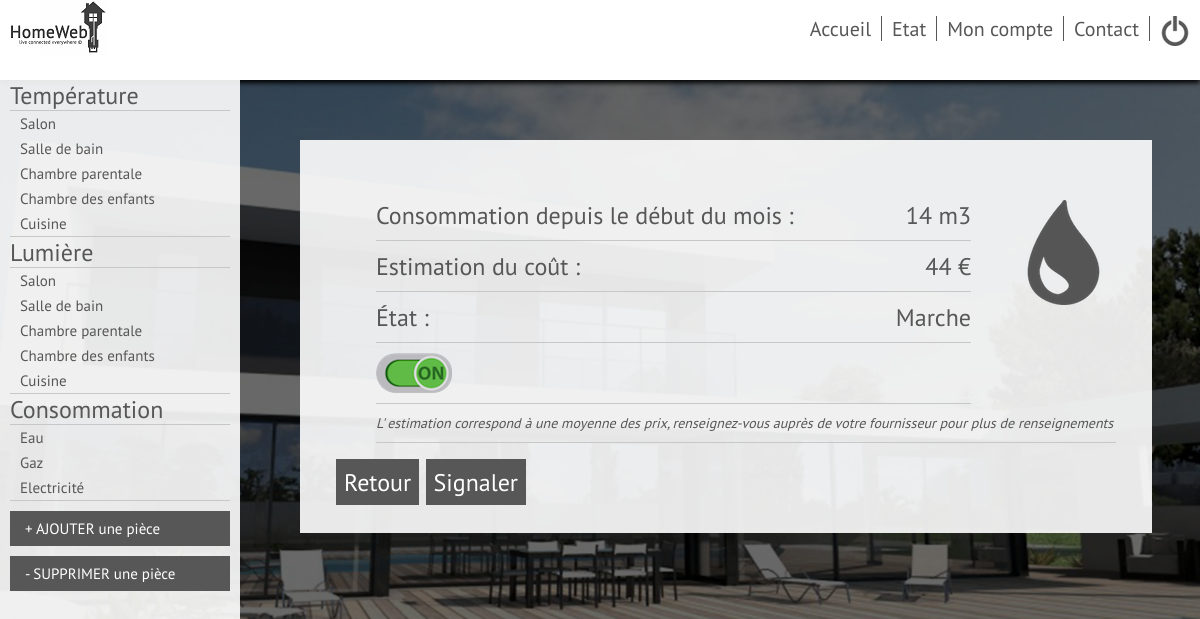
Screenshot of /Vues/eau.php with the database file from the repository.
### tables this page shows
CREATE TABLE `Pieces` (
  `id` int(11) NOT NULL,
  `id_Utilisateur` int(11) NOT NULL,
  `Nom` varchar(255) NOT NULL,
  `presence_temp` int(11) NOT NULL,
  `presence_lum` int(11) NOT NULL,
  `temperature` int(11) NOT NULL,
  `lumiere` int(11) NOT NULL
);

CREATE TABLE `eau` (
  `id` int(11) NOT NULL,
  `etat` int(11) NOT NULL,
  `consomation` int(11) NOT NULL
);

### Controleur/fonctions.php (the view, shortened to what this page needs)
<?php
function Conso_Eau($id,$db)
{
    $conso = -1;
    $reponse = $db->prepare('SELECT consomation FROM eau WHERE id= ?');
    $reponse->execute(array($id));
    while ($donnees = $reponse->fetch())
    {
	   $conso = $donnees['consomation'];
    }
    return $conso;
}
function Estim_Eau($id,$db)
{
    $estim = ceil((Conso_Eau($id,$db))*(3.1));
    return $estim;
}
function cascade_temp($id,$db)
{
    $reponse = $db->prepare('SELECT Nom FROM Pieces WHERE id_Utilisateur = ? AND presence_temp = 1');
    $reponse->execute(array($id));
    echo "<ul>";
    while ($donnees = $reponse->fetch())
    {
        $nom_piece = $donnees['Nom'];
        echo ("<li><a href=\"temperature.php\">" . $nom_piece . "</a></li>") ;
    }
    echo "</ul>";
}
function cascade_lum($id,$db)
{
    $reponse = $db->prepare('SELECT Nom FROM Pieces WHERE id_Utilisateur = ? AND presence_lum = 1');
    $reponse->execute(array($id));
    echo "<ul>";
    while ($donnees = $reponse->fetch())
    {
        $nom_piece = $donnees['Nom'];
        echo ("<li><a href=\"lumiere.php\">" . $nom_piece . "</a></li>") ;
    }
    echo "</ul>";
}
?>

### Vues/eau.php (shortened to what this page needs)
<!DOCTYPE HTML>
<?php require("../Controleur/fonctions.php");
require("../Modele/connexionBDD.php");
?>
<html>
	<head>
		<link rel="stylesheet" type="text/css" href="../Styles/main.css" />
	</head>
	<body>
		<div id="page">
            <header>
                <?php
                include ("../entete.php");
                ?>
            </header>
            <div id=capteurs>
            <ul>
                <li><a href="#">Température</a>
                        <?php cascade_temp(1,$db) ?>
                    </li>
                    <li><a href="#">Lumière</a>
                        <?php cascade_lum(1,$db) ?>
                    </li>
                <li><a href="#">Consommation</a>
                    <ul>
                        <li><a href="eau.php">Eau</a></li>
                        <li><a href="gaz.php">Gaz</a></li>
                        <li><a href="elec.php">Electricité</a></li>
                    </ul>
                </li>
                <li>
                        <a class="bouton_type" href="ajout_piece.php">+  AJOUTER une pièce</a>
                        <a class="bouton_type" href="#">- SUPPRIMER une pièce</a>
                    </li>
            </ul>
	       	</div>
                <div id=boite>
                    <ul>
                        <img class ="image_temp" src="image/eau.png"/>
                        <li>Consommation depuis le début du mois :<span><?php echo (Conso_Eau(1,$db)) ?> m3</span></li>
                        <li>Estimation du coût : <span><?php echo (Estim_Eau(1,$db)) ?> €</span></li>
                        <li>État : <span>Marche</span></li>
                        <li>
                            <label class="switch">
                                <div class="slider"></div>
                            </label>
                        </li>
                        <li><I style="font-size : 14px;">L' estimation correspond à une moyenne des prix, renseignez-vous auprès de votre fournisseur pour plus de renseignements</I></li>
                    </ul>
                    <a class="boutons_retour" href="etat.php" >Retour</a>
                    <a class="boutons_retour" href="signaler.php">Signaler</a>
                </div>
        </body>
</html>

### Styles/main.css (style rules this page uses)
html, #page { height: 100%; width: 100%; }
body { background: url('../image/fond.png') ; background-position: center ; background-repeat: no-repeat ; background-attachment: fixed ; background-size: cover ; color: #575757; font-family: pt_sansregular; margin: 0px; height: 100%; }
header { display: flex; justify-content: space-between; background-color: white; box-shadow: 0px 3px 5px black; height: 10%; }
#objects, #objects ul, #capteurs, #capteurs ul { padding: 0; margin: 0; list-style: none; }
#capteurs { background-color: rgba(255,255,255,0.9); width: 20%; height: 91%; overflow: auto; display: inline-block; vertical-align: top; max-width: 300px; min-width: 200px; }
#capteurs ul li { font-size: x-large; margin-left: 10px; margin-right:10px; }
#capteurs ul li ul li { font-size: 15px; padding-top:3px; padding-bottom:3px; }
#capteurs ul li ul li a:before { content: '•'; position: absolute; opacity: 0; margin-left: -12px; }
#capteurs ul li ul { border: 1px; border-top-style:solid; border-bottom-style:solid; border-color: rgb(199,199,199); }
#capteurs a { text-decoration:none; color:#575757; }
#boite { background-color: rgba(255,255,255,0.9) ; font-size: 24px; margin-top: 5%; margin-right: 5%; margin-left: 5%; width: 65%; padding: 3% 3% 3% 3%; display:inline-block; position: fixed; vertical-align:top; }
#boite ul li { display:flex; justify-content: space-between; border: 1px; border-bottom-style:solid; border-color: rgb(199,199,199); margin-bottom: 10px; padding-bottom: 10px; }
.boutons_retour { border-style: solid; background-color: #575757; border-color: #575757; color: white; text-decoration: none; padding: 5px; }
.slider { cursor:pointer; background: url(../image/boutonOFF.png) no-repeat; padding: 0px 77px 40px 0px; border-radius: 20px; }
input:checked + .slider { background: url(../image/boutonON.png) no-repeat; }
#capteurs .bouton_type { cursor: pointer; border-style: solid; background-color: #575757; border-color: #575757; padding: 5px; font-size: 15px; display: flex; margin-top: 10px; padding-left: 12px; color:white; }
#boite ul img { float: right; margin-right: 0px; margin-top: 0px; padding-left: 40px; padding-bottom: 100px; }

### rows the page displays
pieces: Nom "Salon"
pieces: Nom "Salle de bain"
pieces: Nom "Chambre parentale"
pieces: Nom "Chambre des enfants"
pieces: Nom "Cuisine"
eau: consomation "14", consomation "44"
